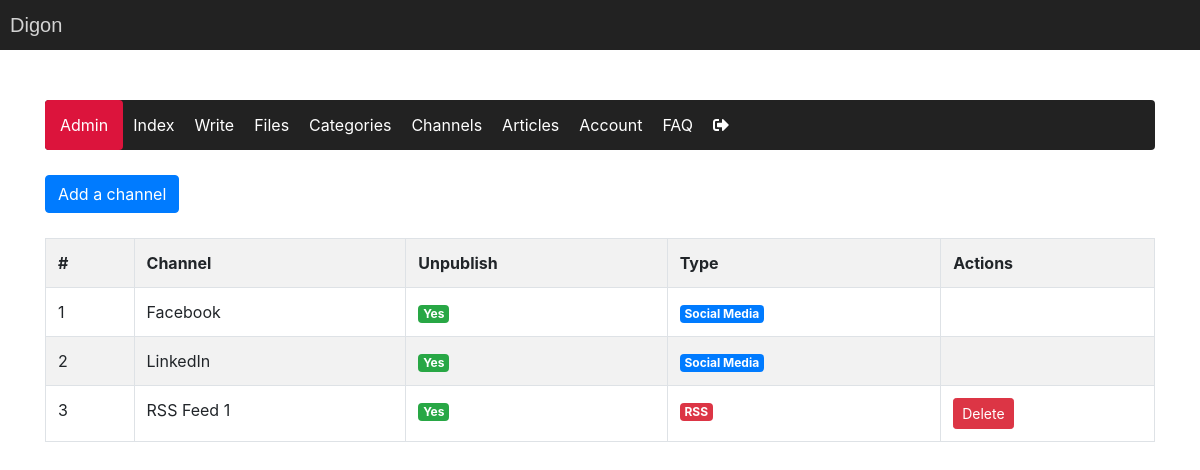
The app's page /pages/channels.php (signed in), older data.
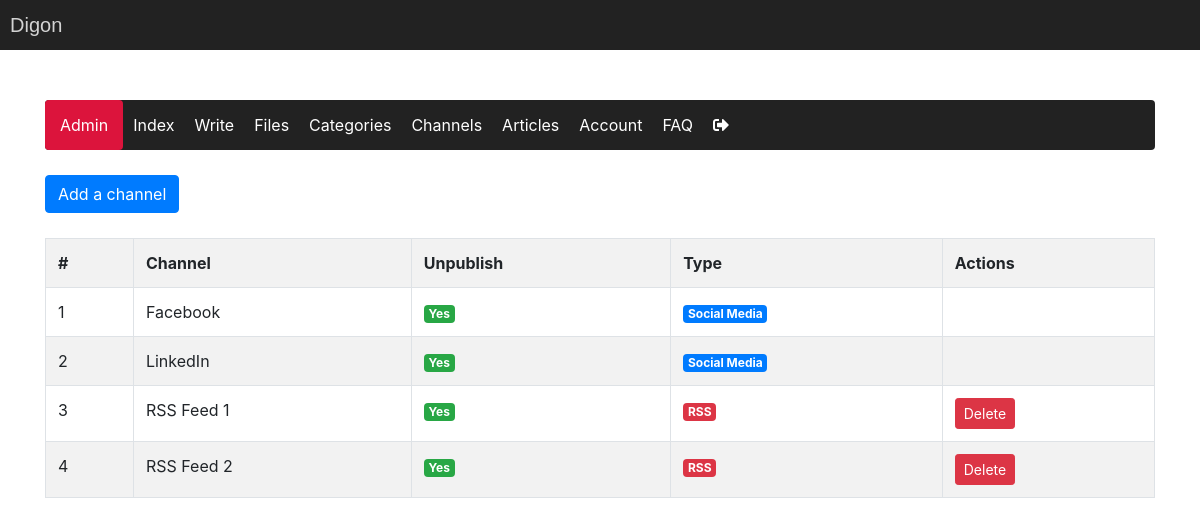
The same page, newer data.
### tables this page shows
CREATE TABLE `channel` (
  `row_id` int(11) NOT NULL,
  `name` varchar(50) NOT NULL,
  `can_unpublish` tinyint(1) NOT NULL,
  `type` int(1) NOT NULL
);

### classes/dbh.class.php (called while the page is built, shortened)
<?php
    class Dbh implements DatabaseConst, LinkUrl {
        protected function connect() {
            $conn = new mysqli(DatabaseConst::SERVERNAME, DatabaseConst::USERNAME, DatabaseConst::PASSWORD, DatabaseConst::DBNAME);
            return $conn;
        }
    }
?>

### classes/channel.class.php (called while the page is built, shortened)
<?php
    Class Channel extends Dbh implements LinkUrl {
        protected function getMediaChannels() {
            $sql = "SELECT * FROM channel";
            $result = $this->connect()->query($sql);
            return $result;
        }
    }
?>

### classes/channelview.class.php (the view, shortened to what this page needs)
<?php
    Class ChannelView extends channel implements LinkUrl {
         public function showMediaChannels() {
            $FunctionsObj = new Functions();
            $result = $this->getMediaChannels();
            if ($result->num_rows > 0) {
                echo "<tr>";
                echo " <th>#</th>";
                echo "<th>Channel</th>";
                echo "<th>Unpublish</th>";
                echo "<th>Type</th>";
                echo "<th>Actions</th>";
                echo "</tr>";
                while($row = $result->fetch_assoc()) {
                    echo "<tr>";
                    echo "<td>".$row['row_id']."</td>";
                    echo "<td>".$row['name']."</td>";
                    if ($row["can_unpublish"] == 1)
                        echo "<td><span class='badge badge-success'>Yes</span></td>";
                    else
                        echo "<td><span class='badge badge-danger'>No</span></td>";
                    if ($row['type'] == 0)
                        echo " <td><span class='badge badge-warning'>Other</span></td>";
                    else if ($row['type'] == 1)
                        echo " <td><span class='badge badge-primary'>Social Media</span></td>";
                    else
                        echo " <td><span class='badge badge-danger'>RSS</span></td>";
                    if ($row['type'] == 2)
                        echo " <td><button class='btn btn-danger btn-sm' onclick='askDeleteChannel(".$row["row_id"].")'>Delete</button></td>";
                    else
                        echo "<td></td>";
                    echo "</tr>";
                }
            } else {
                echo $FunctionsObj->outcomeMessage("warning","No channels have been found.");
            }
        }
    }
?>

Row changes from the older to the newer data that the page shows:
added channel: row_id "4", name "RSS Feed 2", can_unpublish "Yes", type "RSS"
